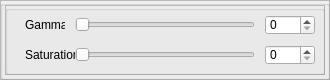
   <widget class="QFrame" name="frame_2">
    <property name="geometry">
     <rect>
      <x>1090</x>
      <y>20</y>
      <width>330</width>
      <height>80</height>
     </rect>
    </property>
    <property name="frameShape">
     <enum>QFrame::Shape::StyledPanel</enum>
    </property>
    <property name="frameShadow">
     <enum>QFrame::Shadow::Raised</enum>
    </property>
    <widget class="QGroupBox" name="groupBox_4">
     <property name="geometry">
      <rect>
       <x>0</x>
       <y>0</y>
       <width>330</width>
       <height>80</height>
      </rect>
     </property>
     <property name="title">
      <string/>
     </property>
     <widget class="QFrame" name="frame_3">
      <property name="geometry">
       <rect>
        <x>5</x>
        <y>5</y>
        <width>320</width>
        <height>70</height>
       </rect>
      </property>
      <property name="frameShape">
       <enum>QFrame::Shape::StyledPanel</enum>
      </property>
      <property name="frameShadow">
       <enum>QFrame::Shadow::Raised</enum>
      </property>
      <widget class="QGroupBox" name="groupBox_5">
       <property name="geometry">
        <rect>
         <x>0</x>
         <y>0</y>
         <width>320</width>
         <height>70</height>
        </rect>
       </property>
       <property name="title">
        <string/>
       </property>
       <widget class="QLabel" name="label">
        <property name="geometry">
         <rect>
          <x>20</x>
          <y>10</y>
          <width>40</width>
          <height>20</height>
         </rect>
        </property>
        <property name="text">
         <string>Gamma</string>
        </property>
       </widget>
       <widget class="QSlider" name="gamma_horizontalSlider">
        <property name="geometry">
         <rect>
          <x>70</x>
          <y>10</y>
          <width>180</width>
          <height>20</height>
         </rect>
        </property>
        <property name="orientation">
         <enum>Qt::Orientation::Horizontal</enum>
        </property>
       </widget>
       <widget class="QSpinBox" name="spinBox_gamma">
        <property name="geometry">
         <rect>
          <x>260</x>
          <y>10</y>
          <width>50</width>
          <height>20</height>
         </rect>
        </property>
       </widget>
       <widget class="QSlider" name="contrast_horizontalSlider">
        <property name="geometry">
         <rect>
          <x>70</x>
          <y>40</y>
          <width>180</width>
          <height>20</height>
         </rect>
        </property>
        <property name="orientation">
         <enum>Qt::Orientation::Horizontal</enum>
        </property>
       </widget>
       <widget class="QLabel" name="label_2">
        <property name="geometry">
         <rect>
          <x>20</x>
          <y>40</y>
          <width>50</width>
          <height>20</height>
         </rect>
        </property>
        <property name="text">
         <string>Saturation</string>
        </property>
       </widget>
       <widget class="QSpinBox" name="spinBox_contrast">
        <property name="geometry">
         <rect>
          <x>260</x>
          <y>40</y>
          <width>50</width>
          <height>20</height>
         </rect>
        </property>
       </widget>
      </widget>
     </widget>
    </widget>
   </widget>
